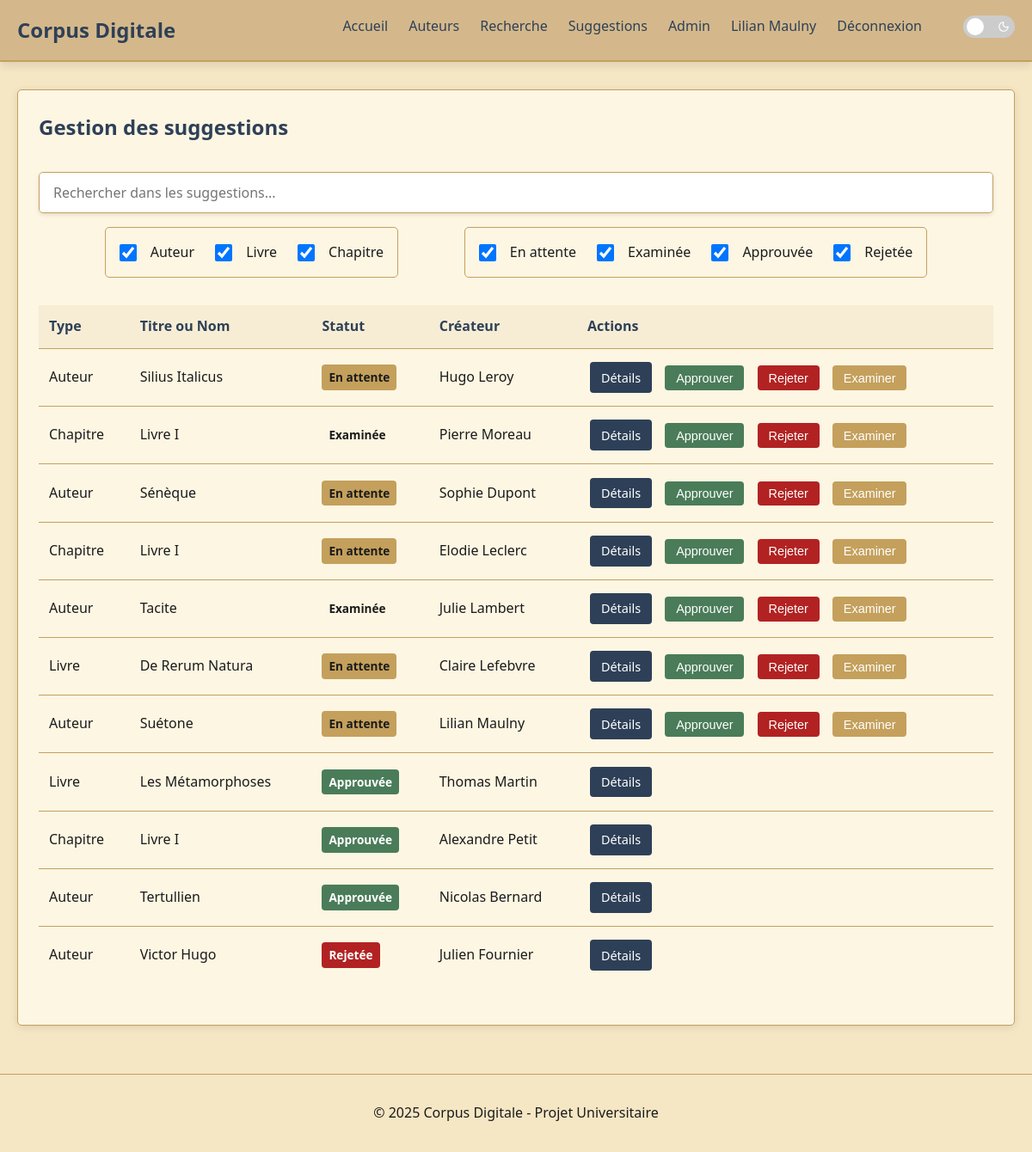
Screenshot of /admin/suggestions.php (signed in) with the database file from the repository.
### tables this page shows
CREATE TABLE suggestions (
    suggestion_id INTEGER PRIMARY KEY AUTO_INCREMENT,
    user_id INTEGER NOT NULL,
    suggestion_type VARCHAR(20) NOT NULL,
    status VARCHAR(20) NOT NULL DEFAULT 'pending',
    admin_notes TEXT,
    reviewed_by INTEGER,
    FOREIGN KEY (user_id) REFERENCES users(user_id),
    FOREIGN KEY (reviewed_by) REFERENCES users(user_id)
);

CREATE TABLE users (
    user_id INTEGER PRIMARY KEY AUTO_INCREMENT,
    username VARCHAR(50) NOT NULL,
    email VARCHAR(100) NOT NULL UNIQUE,
    password VARCHAR(255) NOT NULL,
    is_admin BOOLEAN NOT NULL DEFAULT FALSE
);

### includes/utils.php (called while the page is built, shortened)
<?php
function h($text): string {
    return htmlspecialchars($text, ENT_QUOTES, 'UTF-8');
}

### admin/suggestions.php (the view, shortened to what this page needs)
<?php
include 'includes/header.php';
require_once 'includes/utils.php';
$pdo = getDbConnection();
$stmt = $pdo->prepare("
    SELECT s.suggestion_id, s.suggestion_type, s.status, s.admin_notes,
           CASE
               WHEN s.suggestion_type = 'author' THEN a.author_name
               WHEN s.suggestion_type = 'book' THEN b.title
               WHEN s.suggestion_type = 'chapter' THEN c.title
           END as title, u.username
    FROM suggestions s
    LEFT JOIN author_suggestions a ON s.suggestion_id = a.suggestion_id AND s.suggestion_type = 'author'
    LEFT JOIN book_suggestions b ON s.suggestion_id = b.suggestion_id AND s.suggestion_type = 'book'
    LEFT JOIN chapter_suggestions c ON s.suggestion_id = c.suggestion_id AND s.suggestion_type = 'chapter'
    JOIN users u ON s.user_id = u.user_id
    ORDER BY
        CASE
            WHEN s.status = 'pending' THEN 1
            WHEN s.status = 'reviewed' THEN 1
            WHEN s.status = 'approved' THEN 2
            WHEN s.status = 'rejected' THEN 3
            ELSE 4
        END,
        s.suggestion_id DESC
");
$stmt->execute();
$suggestions = $stmt->fetchAll(PDO::FETCH_ASSOC);
?>
<div class="container">
    <div class="card">
        <h1 class="card-title">Gestion des suggestions</h1>
        <?php if (empty($suggestions)): ?>
            <p>Vous n'avez pas encore fait de suggestions. <a href="/suggestions/suggest">Proposer du contenu</a></p>
        <?php else: ?>
            <div class="search-container">
                <div class="search-box">
                    <input type="text" id="suggestion-search" placeholder="Rechercher dans les suggestions...">
                </div>
                <div class="filters-container">
                    <div class="filters" id="type-filter">
                        <div class="filter-item">
                            <input name="type" value="author" type="checkbox" id="type-author" checked/>
                            <label for="type-author">Auteur</label>
                        </div>
                        <div class="filter-item">
                            <input name="type" value="book" type="checkbox" id="type-book" checked/>
                            <label for="type-book">Livre</label>
                        </div>
                        <div class="filter-item">
                            <input name="type" value="chapter" type="checkbox" id="type-chapter" checked/>
                            <label for="type-chapter">Chapitre</label>
                        </div>
                    </div>
                    <div class="filters" id="status-filter">
                        <div class="filter-item">
                            <input name="status" value="pending" type="checkbox" id="status-pending" checked/>
                            <label for="status-pending">En attente</label>
                        </div>
                        <div class="filter-item">
                            <input name="status" value="reviewed" type="checkbox" id="status-reviewed" checked/>
                            <label for="status-reviewed">Examinée</label>
                        </div>
                        <div class="filter-item">
                            <input name="status" value="approved" type="checkbox" id="status-approved" checked/>
                            <label for="status-approved">Approuvée</label>
                        </div>
                        <div class="filter-item">
                            <input name="status" value="rejected" type="checkbox" id="status-refused" checked/>
                            <label for="status-refused">Rejetée</label>
                        </div>
                    </div>
                </div>
            </div>
            <div class="table-container">
                <table class="table">
                <thead>
                <tr>
                    <th>Type</th>
                    <th>Titre ou Nom</th>
                    <th>Statut</th>
                    <th>Créateur</th>
                    <th>Actions</th>
                </tr>
                </thead>
                <tbody>
                <?php foreach ($suggestions as $suggestion): ?>
                    <tr>
                        <td>
                            <?php if ($suggestion['suggestion_type'] === 'author'): ?>
                                Auteur
                            <?php elseif ($suggestion['suggestion_type'] === 'book'): ?>
                                Livre
                            <?php elseif ($suggestion['suggestion_type'] === 'chapter'): ?>
                                Chapitre
                            <?php endif; ?>
                        </td>
                        <td><?= h($suggestion['title']) ?></td>
                        <td>
                            <?php if ($suggestion['status'] === 'pending'): ?>
                                <span class="badge badge-warning">En attente</span>
                            <?php elseif ($suggestion['status'] === 'reviewed'): ?>
                                <span class="badge">Examinée</span>
                            <?php elseif ($suggestion['status'] === 'approved'): ?>
                                <span class="badge badge-success">Approuvée</span>
                            <?php elseif ($suggestion['status'] === 'rejected'): ?>
                                <span class="badge badge-danger">Rejetée</span>
                            <?php endif; ?>
                        </td>
                        <td>
                            <?= h($suggestion['username']) ?>
                        </td>
                        <td>
                            <a href="/suggestions/<?= $suggestion['suggestion_id'] ?>/view" class="btn btn-small">Détails</a>
                            <?php if ($suggestion['status'] === 'pending' || $suggestion['status'] === 'reviewed'): ?>
                                <button type="button" class="btn btn-small btn-success accept" id="approve-<?= $suggestion['suggestion_id'] ?>">Approuver</button>
                                <button type="button" class="btn btn-small btn-danger reject" id="reject-<?= $suggestion['suggestion_id'] ?>">Rejeter</button>
                                <button type="button" class="btn btn-small btn-secondary review" id="review-<?= $suggestion['suggestion_id'] ?>">Examiner</button>
                            <?php endif; ?>
                        </td>
                    </tr>
                <?php endforeach; ?>
                </tbody>
            </table>
            </div>
        <?php endif; ?>
    </div>
</div>
<?php
include 'includes/footer.php';
?>

### includes/header.php (shortened to what this page needs)
<?php
require_once 'includes/utils.php';
$loggedIn = isset($_SESSION['user']);
$isAdmin = $loggedIn && isset($_SESSION['user']) && $_SESSION['user']['is_admin'];
?>
<!DOCTYPE html>
<html lang="fr">
<head>
    <link rel="stylesheet" href="/assets/css/style.css">
</head>
<body>
    <header>
        <div class="container">
            <div class="logo">
                <h1><a onclick='window.location.href="/"'>Corpus Digitale</a></h1>
            </div>
            <nav id="mainNav">
                <ul>
                    <li><a onclick='window.location.href="/index"'>Accueil</a></li>
                    <li><a onclick='window.location.href="/authors"'>Auteurs</a></li>
                    <li><a onclick='window.location.href="/search"'>Recherche</a></li>
                    <?php if ($loggedIn): ?>
                        <li><a onclick='window.location.href="/suggestions/my/suggestions"'>Suggestions</a></li>
                        <?php if ($isAdmin): ?>
                            <li><a onclick='window.location.href="/admin/dashboard"'>Admin</a></li>
                        <?php endif; ?>
                        <li><a onclick='window.location.href="/account"'><?php echo h($_SESSION['user']["username"]); ?></a></li>
                        <li><a onclick='window.location.href="/auth/logout"'>Déconnexion</a></li>
                    <?php else: ?>
                        <li><a onclick='window.location.href="/auth/login"'>Connexion</a></li>
                        <li><a onclick='window.location.href="/auth/register"'>Inscription</a></li>
                    <?php endif; ?>
                    <li class="dark-mode-container">
                        <label class="dark-mode-toggle">
                            <span class="slider">
                                <i data-lucide="sun" class="icon-light"></i>
                                <i data-lucide="moon" class="icon-dark"></i>
                            </span>
                        </label>
                    </li>
                </ul>
            </nav>
        </div>
    </header>
    <main>

### includes/footer.php (shortened to what this page needs)
</main>
    <footer>
        <div class="container">
            <p>&copy; <?php echo date("Y"); ?> Corpus Digitale - Projet Universitaire</p>
        </div>
    </footer>
</body>
</html>

### assets/css/style.css (style rules this page uses)
:root { --primary-color: #2E4057; --secondary-color: #C4A05C; --text-color: #1B1B1B; --light-color: #F5E6C4; --accent-color: #9B2C2C; --danger-color: #B22222; --success-color: #4A7C59; --card-bg: #FDF6E3; --border-color: #C4A05C; --shadow-color: #0000001a; --header-bg: #D4B88B; }
* { margin: 0; padding: 0; box-sizing: border-box; }
body { font-family: 'Segoe UI', Tahoma, Geneva, Verdana, sans-serif; line-height: 1.6; color: var(--text-color); background-color: var(--light-color); }
a { color: var(--primary-color); text-decoration: none; cursor: pointer; }
.container { max-width: 1200px; margin: 0 auto; padding: 0 20px; }
header { background-color: var(--header-bg); box-shadow: 0 4px 10px var(--shadow-color); padding: 1rem 0; border-bottom: 2px solid var(--border-color); }
header .container { display: flex; justify-content: space-between; align-items: center; position: relative; }
.logo h1 { font-size: 1.5rem; font-weight: 700; }
.logo a { color: var(--primary-color); }
main { min-height: calc(100vh - 160px); padding: 2rem 0; }
footer { background-color: var(--light-color); border-top: 1px solid var(--border-color); padding: 2rem 0; text-align: center; }
nav ul { display: flex; list-style: none; }
nav li { margin-left: 1.5rem; }
.dark-mode-container { display: flex; align-items: center; }
.dark-mode-toggle { position: relative; display: inline-block; width: 60px; height: 26px; margin-left: 1.5rem; }
.slider { position: absolute; cursor: pointer; top: 0; left: 0; right: 0; bottom: 0; background-color: #ccc; transition: .4s; border-radius: 34px; display: flex; align-items: center; justify-content: space-between; padding: 0 4px; }
.slider:before { position: absolute; content: ""; height: 20px; width: 20px; left: 4px; bottom: 3px; background-color: white; transition: .4s; border-radius: 50%; z-index: 2; }
.icon-light, .icon-dark { width: 14px; height: 14px; color: white; z-index: 1; }
.icon-light { margin-left: 2px; }
.icon-dark { margin-right: 2px; }
.card { background-color: var(--card-bg); border-radius: 5px; border: 1px solid var(--border-color); box-shadow: 0 2px 10px var(--shadow-color); padding: 1.5rem; margin-bottom: 1.5rem; }
.card-title { font-size: 1.5rem; margin-bottom: 1rem; color: var(--primary-color); }
label { display: block; margin-bottom: 0.5rem; font-weight: 600; }
input, textarea, select { width: 100%; padding: 0.75rem; border: 1px solid var(--border-color); border-radius: 4px; font-family: inherit; font-size: 1rem; }
button, .btn { display: inline-block; background-color: var(--primary-color); color: white; padding: 0.75rem 1.5rem; border: none; border-radius: 4px; cursor: pointer; font-size: 1rem; text-align: center; margin: 0.2rem; }
.btn-secondary { background-color: var(--secondary-color); }
.btn-danger { background-color: var(--danger-color); }
.btn-success { background-color: var(--success-color); }
.btn-small { padding: 0.4rem 0.8rem; font-size: 0.9rem; margin-right: 0.5rem; }
.table { width: 100%; border-collapse: collapse; margin-bottom: 1.5rem; }
.table th, .table td { padding: 0.75rem; border-bottom: 1px solid var(--border-color); text-align: left; }
.table th { background-color: rgba(196, 160, 92, 0.1); color: var(--primary-color); font-weight: 600; }
.table tr:last-child td { border-bottom: none; }
.table-container { position: relative; width: 100%; }
.search-container { margin: 2rem 0; }
.search-box { display: flex; border: 1px solid var(--border-color); border-radius: 5px; overflow: hidden; box-shadow: 0 2px 5px rgba(0,0,0,0.1); }
.search-box input { flex: 1; padding: 12px 16px; font-size: 16px; border: none; outline: none; }
.filters-container { display: flex; flex-wrap: wrap; justify-content: space-evenly; margin: 1rem 0; }
.filters { display: flex; align-items: center; gap: 1.5rem; padding: 1rem; border: 1px solid var(--border-color); border-radius: 5px; }
.filter-item { display: flex; align-items: center; gap: 0.5rem; }
.filter-item label { margin-bottom: 0; font-weight: normal; }
.filter-item input[type="checkbox"] { width: 20px; height: 20px; margin-right: 0.5rem; }
.badge { display: inline-block; padding: 0.25rem 0.5rem; border-radius: 4px; font-size: 0.85rem; font-weight: 600; text-align: center; }
.badge-success { background-color: var(--success-color); color: white; }
.badge-warning { background-color: var(--secondary-color); color: var(--text-color); }
.badge-danger { background-color: var(--danger-color); color: white; }

### rows the page displays
suggestions: suggestion_type "Auteur", title "Silius Italicus", status "En attente", user.username "Hugo Leroy"
suggestions: suggestion_type "Chapitre", title "Livre I", status "Examinée", user.username "Pierre Moreau"
suggestions: suggestion_type "Auteur", title "Sénèque", status "En attente", user.username "Sophie Dupont"
suggestions: suggestion_type "Chapitre", title "Livre I", status "En attente", user.username "Elodie Leclerc"
suggestions: suggestion_type "Auteur", title "Tacite", status "Examinée", user.username "Julie Lambert"
suggestions: suggestion_type "Livre", title "De Rerum Natura", status "En attente", user.username "Claire Lefebvre"
suggestions: suggestion_type "Auteur", title "Suétone", status "En attente", user.username "Lilian Maulny"
suggestions: suggestion_type "Livre", title "Les Métamorphoses", status "Approuvée", user.username "Thomas Martin"
suggestions: suggestion_type "Chapitre", title "Livre I", status "Approuvée", user.username "Alexandre Petit"
suggestions: suggestion_type "Auteur", title "Tertullien", status "Approuvée", user.username "Nicolas Bernard"
suggestions: suggestion_type "Auteur", title "Victor Hugo", status "Rejetée", user.username "Julien Fournier"

### other values shown
$_SESSION['user']["username"] "Lilian Maulny"
